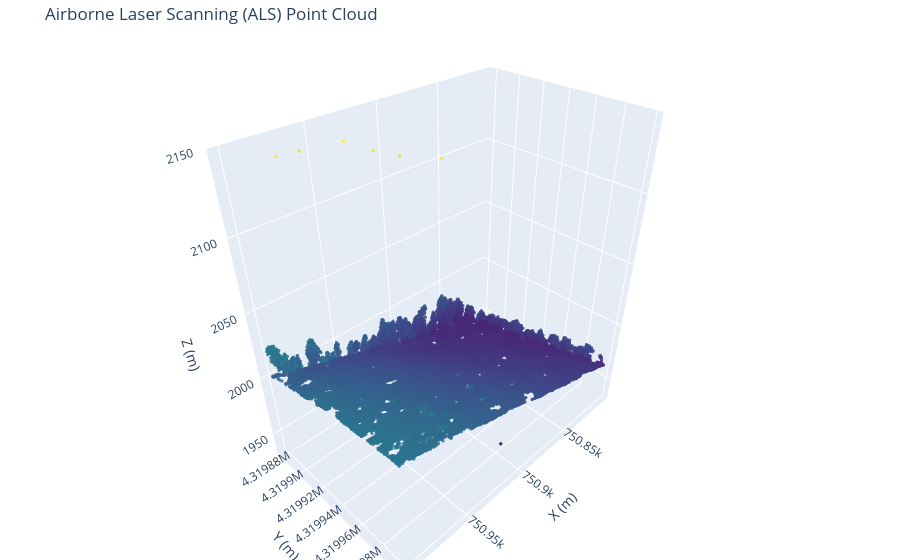

The notebook cell saved with this chart:
### Code cell
import sys
!{sys.executable} -m pip install -U nbformat ipykernel
import plotly.graph_objects as go

subset_size = 50000  # You can change this value, but this sample should be enough for our visualization purposes.

# 2. We create an interactive 3D scatter plot
fig = go.Figure(data=[go.Scatter3d(
    x=x_als[:subset_size],
    y=y_als[:subset_size],
    z=z_als[:subset_size],
    mode='markers',
    marker=dict(
        size=2,                     
        color=z_als[:subset_size],   # Color points by height (just to make it look nicer :D)
        colorscale='Viridis',        
        opacity=0.8                  
    )
)])

# 3. We add a few details and show the figure
fig.update_layout(
    title="Airborne Laser Scanning (ALS) Point Cloud",
    scene=dict(
        xaxis_title="X (m)",
        yaxis_title="Y (m)",
        zaxis_title="Z (m)"
    ),
    margin=dict(l=0, r=0, b=0, t=40)  
)

fig.show()

### Figure 1 — Plotly figure (JSON) as saved in the notebook; plotly's stock layout.template omitted (floating-point values rounded to 4 significant figures; data arrays with more than 128 entries replaced by an {"elided": "..."} marker saying what was removed)
{"data": [{"marker": {"color": {"elided": "50000 float values"}, "colorscale": [[0, "#440154"], [0.1111, "#482878"], [0.2222, "#3e4989"], [0.3333, "#31688e"], [0.4444, "#26828e"], [0.5556, "#1f9e89"], [0.6667, "#35b779"], [0.7778, "#6ece58"], [0.8889, "#b5de2b"], [1, "#fde725"]], "opacity": 0.8, "size": 2}, "mode": "markers", "type": "scatter3d", "x": {"elided": "50000 float values"}, "y": {"elided": "50000 float values"}, "z": {"elided": "50000 float values"}}], "layout": {"margin": {"b": 0, "l": 0, "r": 0, "t": 40}, "scene": {"xaxis": {"title": {"text": "X (m)"}}, "yaxis": {"title": {"text": "Y (m)"}}, "zaxis": {"title": {"text": "Z (m)"}}}, "title": {"text": "Airborne Laser Scanning (ALS) Point Cloud"}}}
